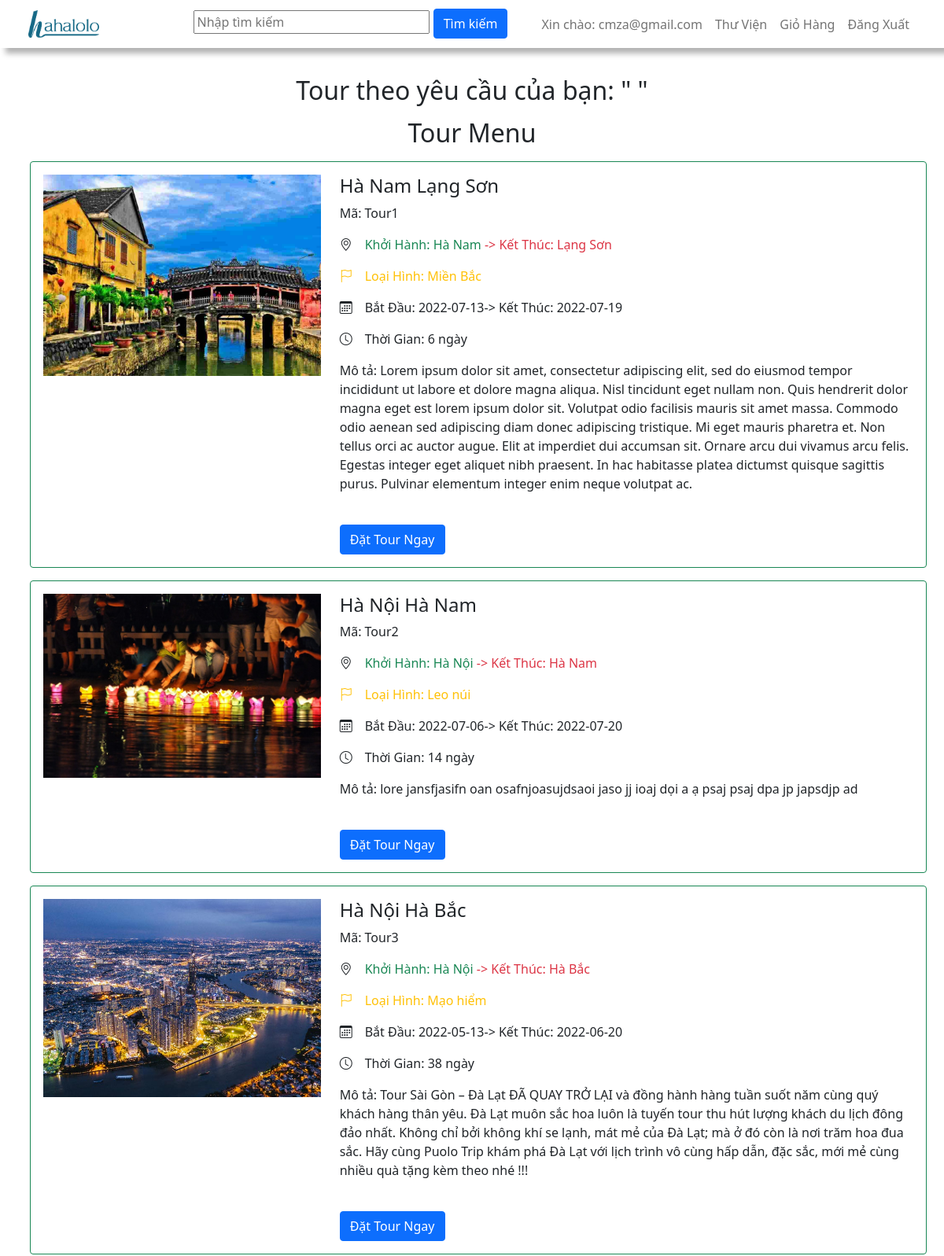
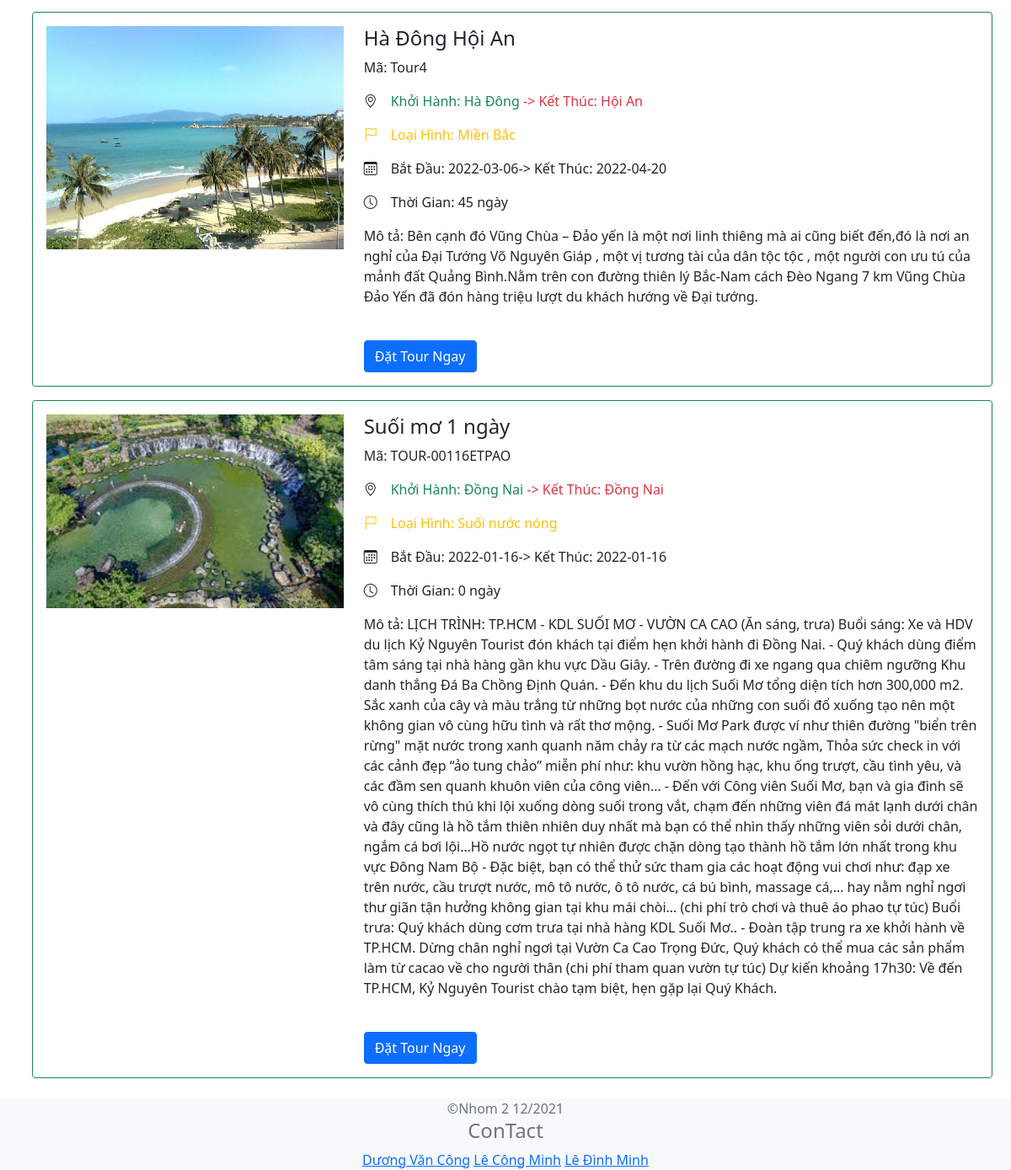
The app's page /user/tourSearch.php (signed in) with its own data (2 pictures, top to bottom).
### tables this page shows
CREATE TABLE `tour` (
  `id` int(11) NOT NULL,
  `maTour` varchar(50) NOT NULL,
  `tenTour` varchar(150) NOT NULL,
  `hinhAnh` varchar(255) DEFAULT NULL,
  `ngayKhoiHanh` date NOT NULL,
  `ngayKetThuc` date NOT NULL,
  `diemKhoiHanh` varchar(300) NOT NULL,
  `diemKetThuc` varchar(300) NOT NULL,
  `loaiHinh` varchar(300) NOT NULL,
  `moTa` varchar(7000) NOT NULL,
  `maCongTy` varchar(50) NOT NULL,
  `tinhTrang` int(11) NOT NULL DEFAULT 0
);

### user/tourSearch.php (the view, shortened to what this page needs)
<?php include('../constants.php'); ?>
<!DOCTYPE html>
<html lang="en">
<head>
  <link href="https://cdn.jsdelivr.net/npm/bootstrap@5.1.3/dist/css/bootstrap.min.css" rel="stylesheet"
>
  <link rel="stylesheet" href="https://cdn.jsdelivr.net/npm/bootstrap-icons@1.7.2/font/bootstrap-icons.css">
</head>
<body>
    <?php
    include "partials/header.php";
    ?>
  <main>
    <section class="tour-search text-center mt-5 pt-5">
        <div class="container">
        <?php
                $search = mysqli_real_escape_string($conn, $_POST['search1']);
            ?>
        <h2 class="text-center">Tour theo yêu cầu của bạn: <span>"
            <?php echo $search; ?>"
            </span></h2>
        </div>
    </section>
    <section class="tour-menu container mt-3">
        <h2 class="text-center">Tour Menu</h2>
        <div class="row">
            <?php
                $sql = "SELECT * FROM tour WHERE diemKhoiHanh LIKE '%$search%' OR diemKetThuc LIKE '%search%' OR tenTour LIKE '%$search%' OR loaiHinh like '%search%'";
                $res = mysqli_query($conn, $sql);
                $count = mysqli_num_rows($res);
                if($count>0)
                {
                    while($row=mysqli_fetch_assoc($res))
                    {
                        $maTour = $row['maTour'];
                        $tenTour = $row['tenTour'];
                        $moTa = $row['moTa'];
                        $hinhAnh = $row['hinhAnh'];
                        $diemKhoiHanh = $row['diemKhoiHanh'];
                        $diemKetThuc = $row['diemKetThuc'];
                        $ngayKhoiHanh = $row['ngayKhoiHanh'];
                        $ngayKetThuc = $row['ngayKetThuc'];
                        $loaiHinh = $row['loaiHinh'];
                        $first_date = strtotime($ngayKhoiHanh);
                        $second_date = strtotime($ngayKetThuc);
                        $datediff = abs($first_date - $second_date);
                        $day = floor($datediff / (60*60*24));
            ?>
                        <div class="tour-menu-box p-3 border border-success m-2 rounded">
                            <div class="row">
                                <div class="col-md-4 tour-menu-img">
                                    <?php
                                    if($hinhAnh=="")
                                    {
                                        echo "<div class='error'>Image not available.</div>";
                                    }
                                    else
                                    {
                                        ?>
                                        <img src="<?php echo SITEURL; ?>assets/images/tours/<?php echo $hinhAnh; ?>" alt="" class="img-fluid" style="width:100%">
                                        <?php
                                    }
                ?>
                            </div>
                            <div class="col-md-8 tour-menu-desc">
                                <h4><?php echo $tenTour; ?></h4>
                                <p>Mã: <?php echo $maTour; ?></p>
                                <p><i class="bi bi-geo-alt me-3"></i><span class="text-success">Khởi Hành: <?php echo $diemKhoiHanh; ?></span> <span class="text-danger">-> Kết Thúc: <?php echo $diemKetThuc; ?></span></p>
                                <p class="text-warning"><i class="bi bi-flag me-3"></i>Loại Hình: <?php echo $loaiHinh ?></p>
                                <p><i class="bi bi-calendar3 me-3"></i>Bắt Đầu: <?php echo $ngayKhoiHanh ?><span>-> Kết Thúc: <?php echo $ngayKetThuc ?></span> </p>
                                <p><i class="bi bi-clock me-3"></i>Thời Gian: <?php  echo $day.' ngày'?></p>
                                <p class="tour-detail">
                                    Mô tả:
                                    <?php echo $moTa; ?>
                                </p>
                                <br>
                                <a href="<?php echo SITEURL; ?>user/bookTour.php?MaTour=<?php echo $maTour; ?>" class="btn btn-primary">Đặt Tour Ngay</a>
                            </div>
                        </div>
                    </div>
                    <?php
                    }
                }
                else
                {
                    echo "<div class='error'>Hiện không có tour du lịch này.</div>";
                }
            ?>
        </div>
    </section>
  </main>
  <?php
    include "partials/footer.php";
    ?>
</body>
</html>

### records on screen
tour: hinhAnh (picture), tenTour "Hà Nam Lạng Sơn", maTour "Tour1", diemKhoiHanh "Hà Nam", diemKetThuc "Lạng Sơn", loaiHinh "Miền Bắc", ngayKhoiHanh "2022-07-13", ngayKetThuc "2022-07-19", day "6", moTa "Lorem ipsum dolor sit amet, consectetur adipiscing elit, sed do eiusmod tempor incididunt ut labore et dolore magna aliqua. Nisl tincidunt eget nullam non. Quis hendrerit dolor magna eget est lorem ipsum dolor sit. Volutpat odio facilisis mauris sit amet massa. Commodo odio aenean sed adipiscing diam donec adipiscing tristique. Mi eget mauris pharetra et. Non tellus orci ac auctor augue. Elit at imperdiet dui accumsan sit. Ornare arcu dui vivamus arcu felis. Egestas integer eget aliquet nibh praesent. In hac habitasse platea dictumst quisque sagittis purus. Pulvinar elementum integer enim neque volutpat ac."
tour: hinhAnh (picture), tenTour "Hà Nội Hà Nam", maTour "Tour2", diemKhoiHanh "Hà Nội", diemKetThuc "Hà Nam", loaiHinh "Leo núi", ngayKhoiHanh "2022-07-06", ngayKetThuc "2022-07-20", day "14", moTa "lore jansfjasifn oan osafnjoasujdsaoi jaso jj ioaj dọi a ạ psaj psaj dpa jp japsdjp ad"
tour: hinhAnh (picture), tenTour "Hà Nội Hà Bắc", maTour "Tour3", diemKhoiHanh "Hà Nội", diemKetThuc "Hà Bắc", loaiHinh "Mạo hiểm", ngayKhoiHanh "2022-05-13", ngayKetThuc "2022-06-20", day "38", moTa "Tour Sài Gòn – Đà Lạt ĐÃ QUAY TRỞ LẠI và đồng hành hàng tuần suốt năm cùng quý khách hàng thân yêu. Đà Lạt muôn sắc hoa luôn là tuyến tour thu hút lượng khách du lịch đông đảo nhất. Không chỉ bởi không khí se lạnh, mát mẻ của Đà Lạt; mà ở đó còn là nơi trăm hoa đua sắc. Hãy cùng Puolo Trip khám phá Đà Lạt với lịch trình vô cùng hấp dẫn, đặc sắc, mới mẻ cùng nhiều quà tặng kèm theo nhé !!!"
tour: hinhAnh (picture), tenTour "Hà Đông Hội An", maTour "Tour4", diemKhoiHanh "Hà Đông", diemKetThuc "Hội An", loaiHinh "Miền Bắc", ngayKhoiHanh "2022-03-06", ngayKetThuc "2022-04-20", day "45", moTa "Bên cạnh đó Vũng Chùa – Đảo yến là một nơi linh thiêng mà ai cũng biết đến,đó là nơi an nghỉ của Đại Tướng Võ Nguyên Giáp , một vị tương tài của dân tộc tộc , một người con ưu tú của mảnh đất Quảng Bình.Nằm trên con đường thiên lý Bắc-Nam cách Đèo Ngang 7 km Vũng Chùa Đảo Yến đã đón hàng triệu lượt du khách hướng về Đại tướng."
tour: hinhAnh (picture), tenTour "Suối mơ 1 ngày", maTour "TOUR-00116ETPAO", diemKhoiHanh "Đồng Nai", diemKetThuc "Đồng Nai", loaiHinh "Suối nước nóng", ngayKhoiHanh "2022-01-16", ngayKetThuc "2022-01-16", day "0", moTa "LỊCH TRÌNH: TP.HCM - KDL SUỐI MƠ - VƯỜN CA CAO (Ăn sáng, trưa) Buổi sáng: Xe và HDV du lịch Kỷ Nguyên Tourist đón khách tại điểm hẹn khởi hành đi Đồng Nai. - Quý khách dùng điểm tâm sáng tại nhà hàng gần khu vực Dầu Giây. - Trên đường đi xe ngang qua chiêm ngưỡng Khu danh thắng Đá Ba Chồng Định Quán. - Đến khu du lịch Suối Mơ tổng diện tích hơn 300,000 m2. Sắc xanh của cây và màu trắng từ những bọt nước của những con suối đổ xuống tạo nên một không gian vô cùng hữu tình và rất thơ mộng. - Suối Mơ Park được ví như thiên đường \"biển trên rừng\" mặt nước trong xanh quanh năm chảy ra từ các mạch nước ngầm, Thỏa sức check in với các cảnh đẹp “ảo tung chảo” miễn phí như: khu vườn hồng hạc, khu ống…"

### other values on screen
$_SESSION['loginAccount'] "cmza@gmail.com"
